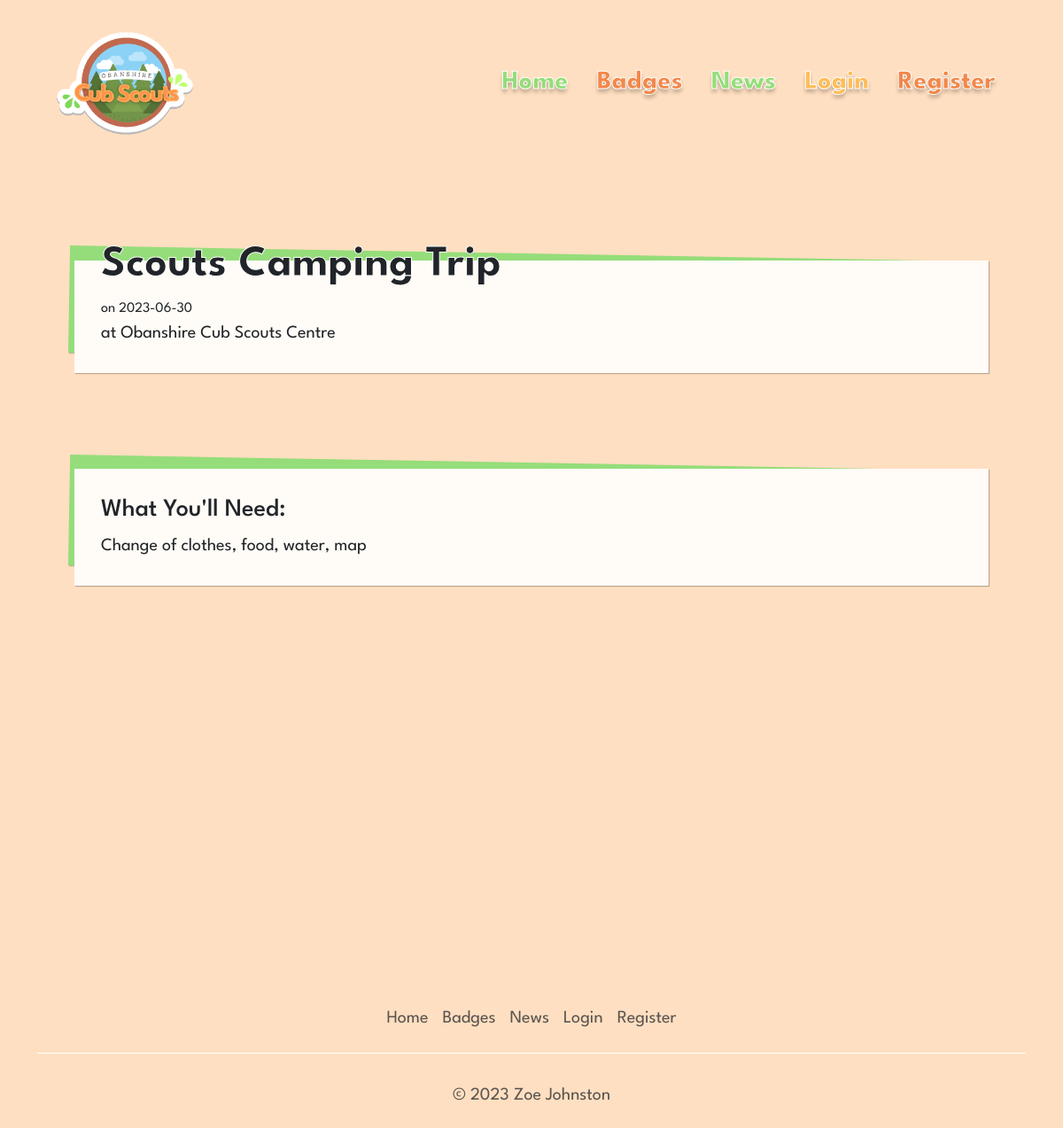
Screenshot of /pages/events/eventDetails.php?id=5 with the database file from the repository.
### tables this page shows
CREATE TABLE `event` (
  `id` int(11) NOT NULL,
  `title` varchar(40) NOT NULL,
  `date` date NOT NULL,
  `location` varchar(30) NOT NULL,
  `requirements` varchar(200) NOT NULL,
  `published` tinyint(4) NOT NULL DEFAULT '0'
);

### pages/events/eventDetails.php (the view, shortened to what this page needs)
<?php
    include '../../account/auth/dbConfig.php';
    include '../../components/header.php';
    include '../../components/navbar.php';
    $eventID = $_GET['id'];
    $event = $conn->prepare(
      'SELECT
      title,
      date,
      location,
      requirements
      FROM `event`
      WHERE id = '. $eventID .'');
      $event->execute();
      $event->store_result();
      $event->bind_result( $eventTitle, $eventDate, $eventLocation, $eventRequirements);
?>
<div class="post-wrap w-100">
    <div class="event-head-wrap">
        <h2><?= $eventTitle ?></h2>
        <small>on <?= $eventDate ?></small>
        <p>at <?= $eventLocation ?></p>
    </div>
    <div class="event-head-wrap">
        <h3>What You'll Need:</h3>
        <p><?= $eventRequirements ?></p>
    </div>
</div>
<?php
    include '../../components/footer.php';
?>

### assets/css/main.css (style rules this page uses)
body { font-family: 'League Spartan', sans-serif !important; background-color: #FFDFC1; }

### assets/css/blog.css (style rules this page uses)
h2 { margin-top: -55px; font-weight: 700; font-size: 50px; -webkit-text-stroke: 1px white; }
small { font-size: 16px; margin: 20px 0; }
p { font-size: 20px; font-weight: 400; margin-top: 2rem; }
.event-head-wrap { background: #FFFBF6; padding: 30px; position: relative; margin: 9% 7%; }
.event-head-wrap, .event-head-wrap::before { box-shadow: 1px 1px 1px rgba(0,0,0,0.25); }
.event-head-wrap::before { content: ""; position: absolute; height: 95%; width: 99%; background-color: #95DD7A; }
.event-head-wrap::before { right: 16px; bottom: 14px; transform: rotate(1deg); z-index: -1; }
.event-head-wrap > small { margin: 0; }
.event-head-wrap > p { margin: 0; }
.post-wrap { height: 100vh; }

### rows the page displays
event: title "Scouts Camping Trip", date "2023-06-30", location "Obanshire Cub Scouts Centre", requirements "Change of clothes, food, water, map"
